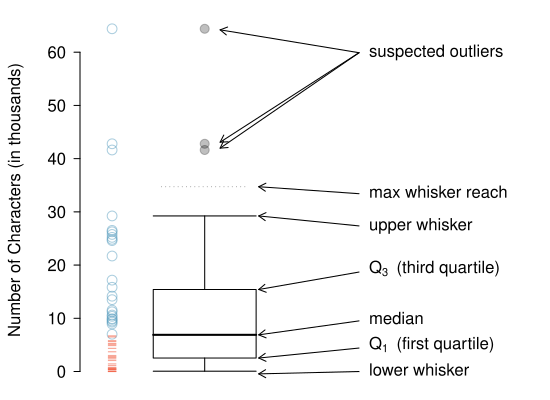

Write R code to recreate this figure.
require(openintro)
data(email50)
data(COL)
d   <- email50$num_char

myPDF("boxPlotLayoutNumVar.pdf", 5.5, 4,
      mar = c(0, 4, 0, 1),
      mgp = c(2.8, 0.7, 0))
boxPlot(d,
        ylab = 'Number of Characters (in thousands)',
        xlim = c(0.3, 3),
        axes = FALSE,
        ylim = range(d) + sd(d) * c(-1, 1) * 0.2)
axis(2)

arrows(2,0, 1.35, min(d) - 0.5, length = 0.08)
text(2, 0, 'lower whisker', pos = 4)

arrows(2, quantile(d, 0.25) + sd(d) / 7,
       1.35, quantile(d, 0.25),
       length = 0.08)
text(2, quantile(d, 0.25) + sd(d)/6.5,
     expression(Q[1]~~'(first quartile)'), pos = 4)

m <- median(d)
arrows(2, m + sd(d) / 5, 1.35, m, length = 0.08)
text(2,m + sd(d) / 4.7, 'median', pos = 4)

q <- quantile(d, 0.75)
arrows(2, q + sd(d) / 4, 1.35, q, length = 0.08)
text(2, q + sd(d) / 3.8,
     expression(Q[3]~~'(third quartile)'), pos = 4)

arrows(2, rev(sort(d))[4] - sd(d) / 7,
       1.35, rev(sort(d))[4], length = 0.08)
text(2, rev(sort(d))[4] - sd(d) / 6.8,
     'upper whisker', pos = 4)

y <- quantile(d, 0.75) + 1.5 * IQR(d)
arrows(2, y - 0.1 * sd(d),
       1.35, y, length = 0.08)
lines(c(0.72, 1.28), rep(y, 2),
      lty = 3, col = '#00000066')
text(2, y - 0.1 * sd(d),
     'max whisker reach', pos = 4)

m <- rev(tail(sort(d), 5))
s <- m[1] - 0.3 * sd(m)
arrows(2, s, 1.1, m[1] - 0.2, length = 0.08)
arrows(2, s, 1.1, m[2] + 0.3, length = 0.08)
arrows(2, s, 1.1, m[3] + 0.35, length = 0.08)
text(2, s, 'suspected outliers', pos = 4)

points(rep(0.4, 25), rev(sort(d))[1:25],
       cex = rep(1.3, 25),
       col = rep(COL[1, 3], 25),
       pch = rep(1, 25))
points(rep(0.4, 25), sort(d)[1:25],
       cex = rep(1, 25),
       col = rep(COL[4,3], 25),
       pch = rep("-", 25))

dev.off()

sort(d)[25:26]
quantile(d, c(0.25, 0.5, 0.75))
tail(sort(d), 4)


myPDF("boxPlotNumVarSmall.pdf", 1.5, 2.5,
      mar = c(0, 4.1, 0, 0),
      mgp = c(2.3, 0.45, 0),
      tcl = -0.2)
boxPlot(d,
        ylab = '',
        axes = FALSE,
        xlim = c(0.5, 1.45),
        ylim = range(d) + sd(d) * c(-1,1) * 0.2)
axis(2, cex = 1.1)
par(las = 0)
mtext("Number of Characters\n(in thousands)", 2,
      line = 2,
      cex = 1.1)
dev.off()
